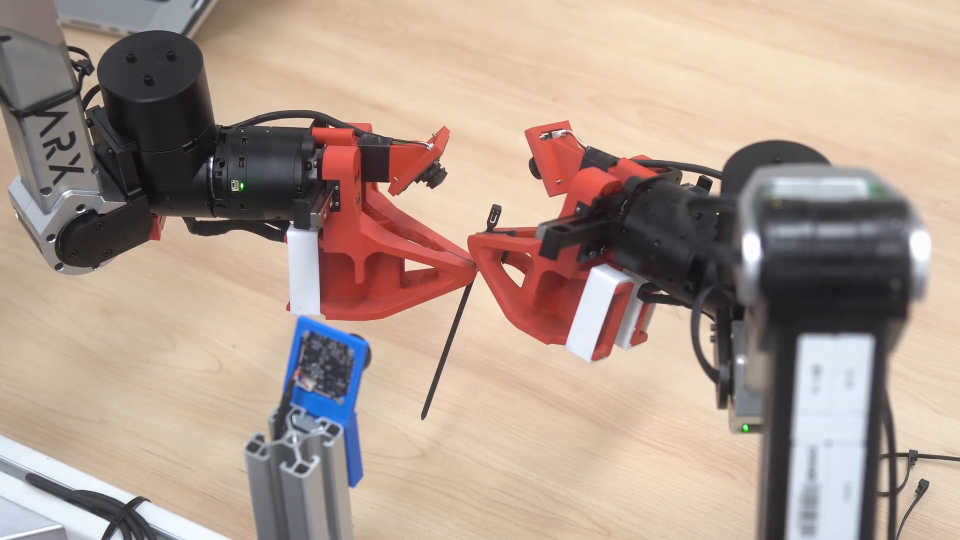
#> input picture frame 150 of assets/cable-tie.mp4, 1920 x 1080 px (shown at 1/2 size)
$ python video_frames.py
#> lines starting #> are read from the running program, lines starting #| are printed output that depends on the picture
"""Regenerate video posters from selected timestamps."""
from pathlib import Path
import cv2

ASSETS = Path(__file__).parent / 'assets'
for name, seconds in [('cable-tie', 5.0), ('block-sorting', 19.0), ('air-hockey', 15.9), ('long-horizon', 13.0)]:
    cap = cv2.VideoCapture(str(ASSETS / f'{name}.mp4'))
    cap.set(cv2.CAP_PROP_POS_MSEC, seconds * 1000)
    ok, frame = cap.read()
#> frame is the input picture: shape (1080, 1920, 3); mean B, G, R 143.4, 155.4, 175.5
    cap.release()
    if not ok:
        raise RuntimeError(f'Cannot extract {name} at {seconds}s')
    height, width = frame.shape[:2]
#> height = 1080; width = 1920
    frame = cv2.resize(frame, (1280, round(height * 1280 / width)), interpolation=cv2.INTER_AREA)
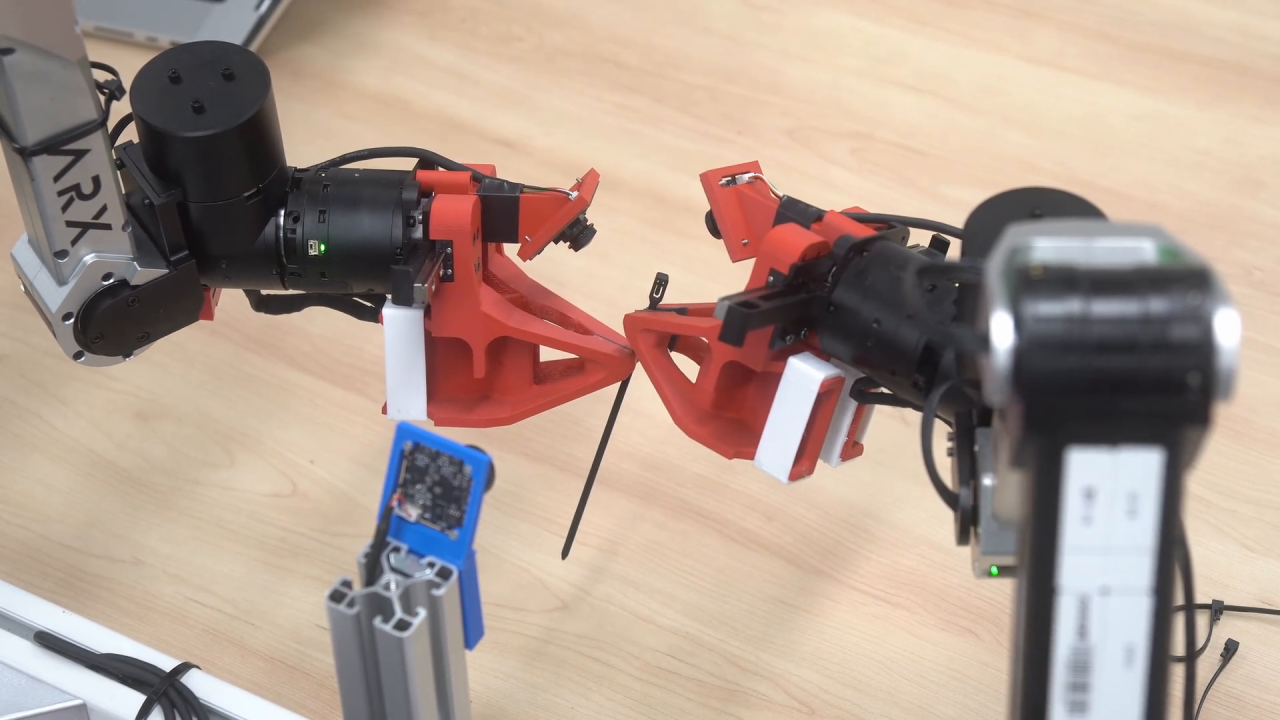
#> frame: shape (720, 1280, 3); mean B, G, R 143.4, 155.4, 175.5
    target = ASSETS / f'{name}-poster.jpg'
    if not cv2.imwrite(str(target), frame, [cv2.IMWRITE_JPEG_QUALITY, 88]):
        raise RuntimeError(f'Cannot save {target}')
    print(target.name, target.stat().st_size)
#> pass 2 of the loop `for name, seconds in [('cable-tie', 5.0), ('block-sorting', 19.0), ('a..`:
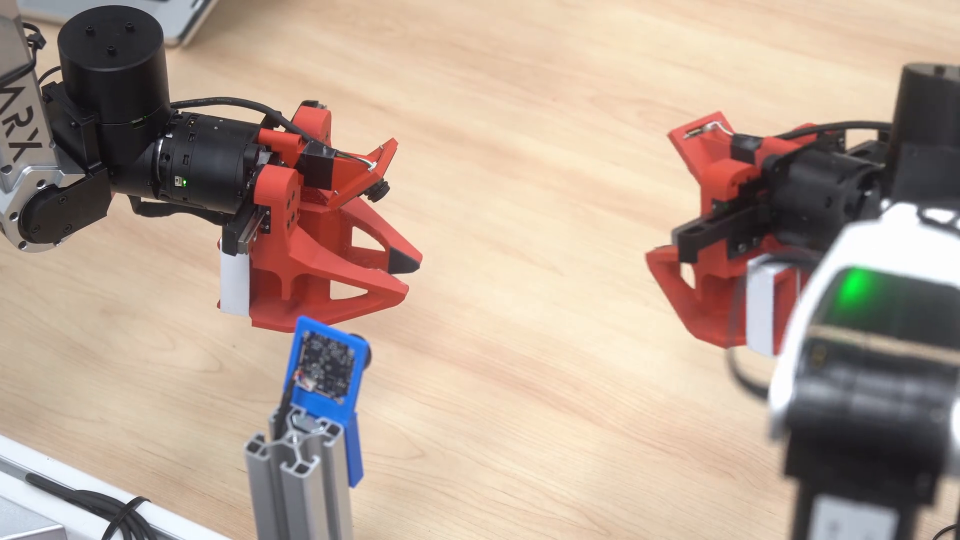
#> input picture frame 569 of assets/cable-tie.mp4, 1920 x 1080 px, given in place of block-sorting.mp4, which was not available (shown at 1/2 size)
#> frame is the input picture: shape (1080, 1920, 3); mean B, G, R 146.7, 160.9, 180.8
#> `frame = cv2.resize(frame, (1280, round(height * 1280 / width)), interp..`:
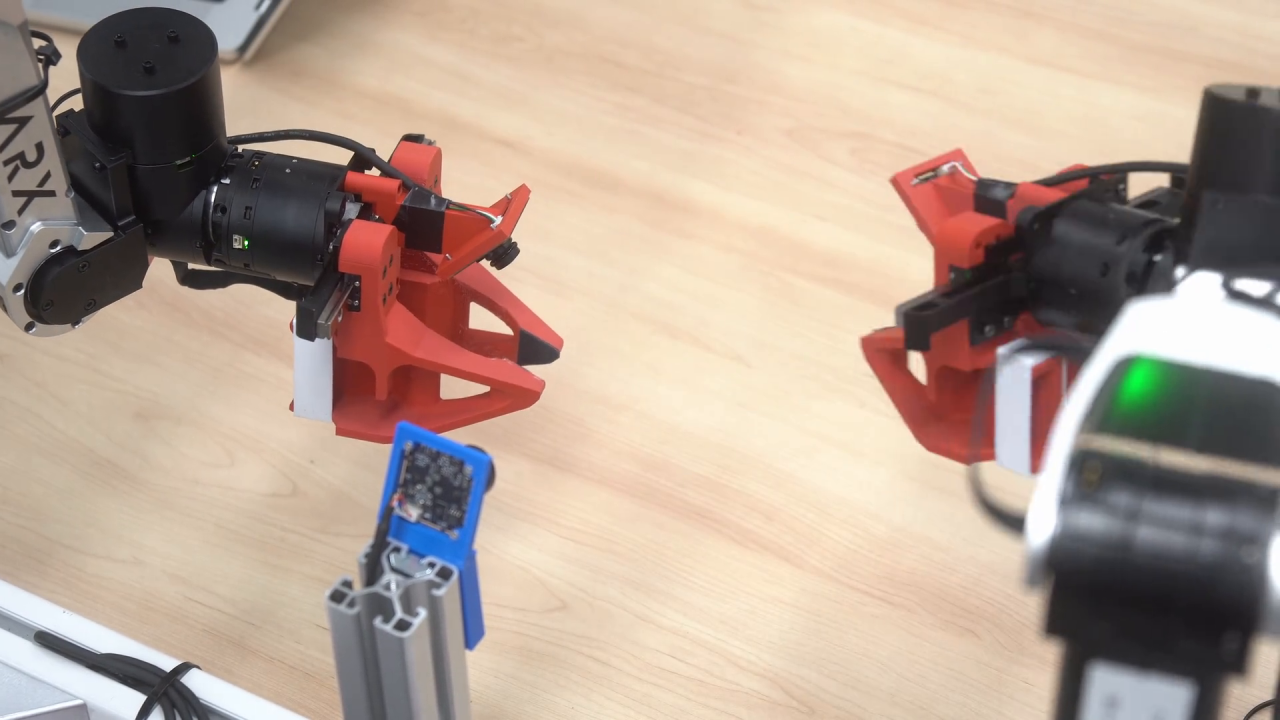
#> frame: shape (720, 1280, 3); mean B, G, R 146.7, 160.9, 180.8
#> pass 3 of the loop `for name, seconds in [('cable-tie', 5.0), ('block-sorting', 19.0), ('a..`:
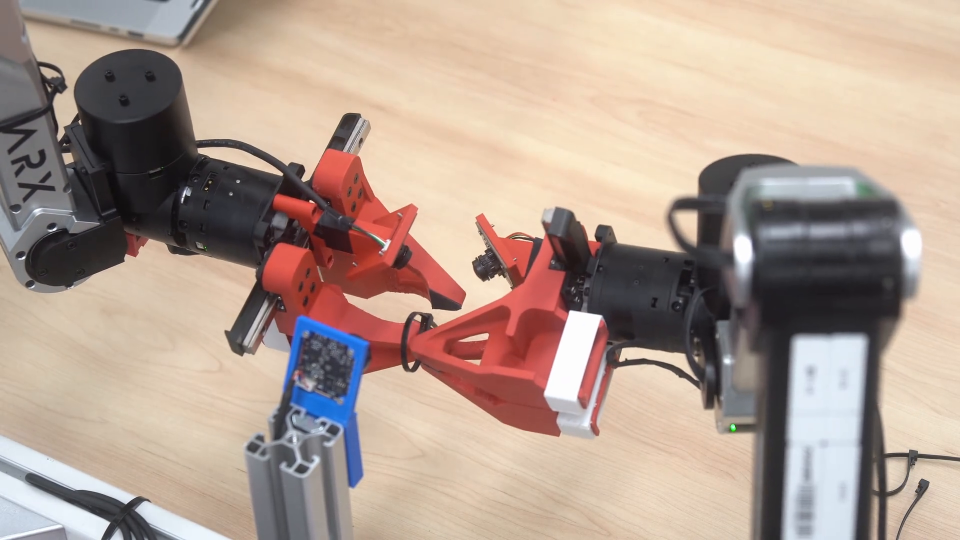
#> input picture frame 477 of assets/cable-tie.mp4, 1920 x 1080 px, given in place of air-hockey.mp4, which was not available (shown at 1/2 size)
#> frame is the input picture: shape (1080, 1920, 3); mean B, G, R 145.3, 157.6, 177.9
#> `frame = cv2.resize(frame, (1280, round(height * 1280 / width)), interp..`:
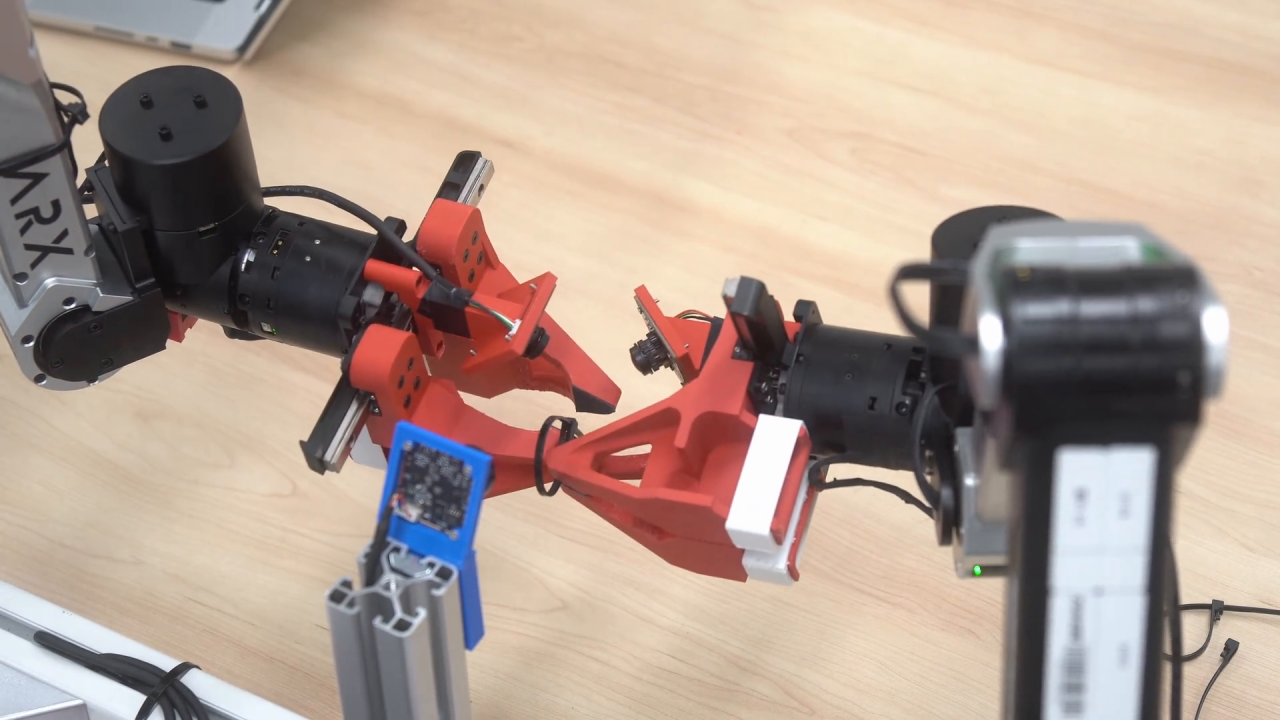
#> frame: shape (720, 1280, 3); mean B, G, R 145.3, 157.6, 177.9
#> the loop made 4 passes; the first 3 are shown
